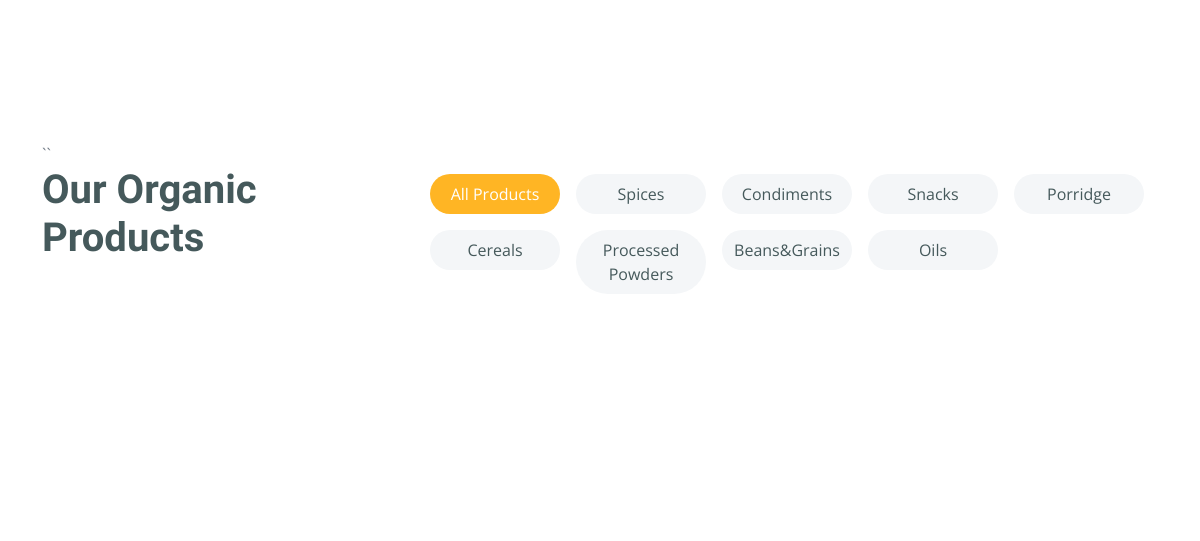
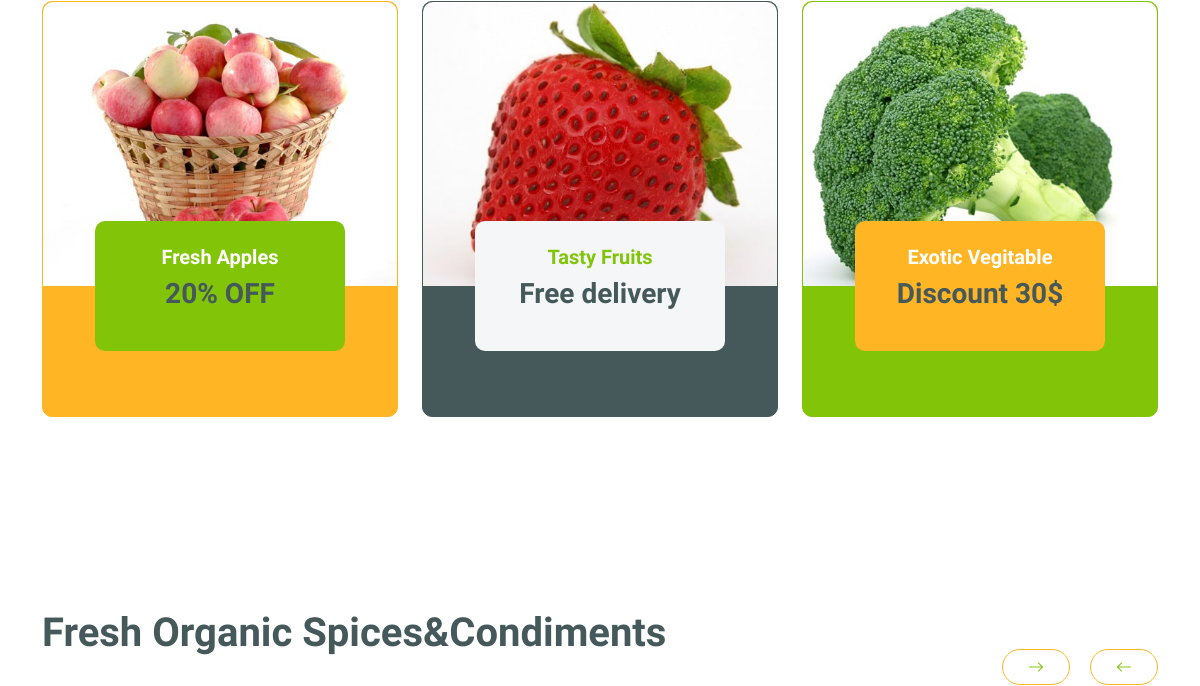
/ (middle part), run on an earlier commit of the app's database (2 pictures, top to bottom).
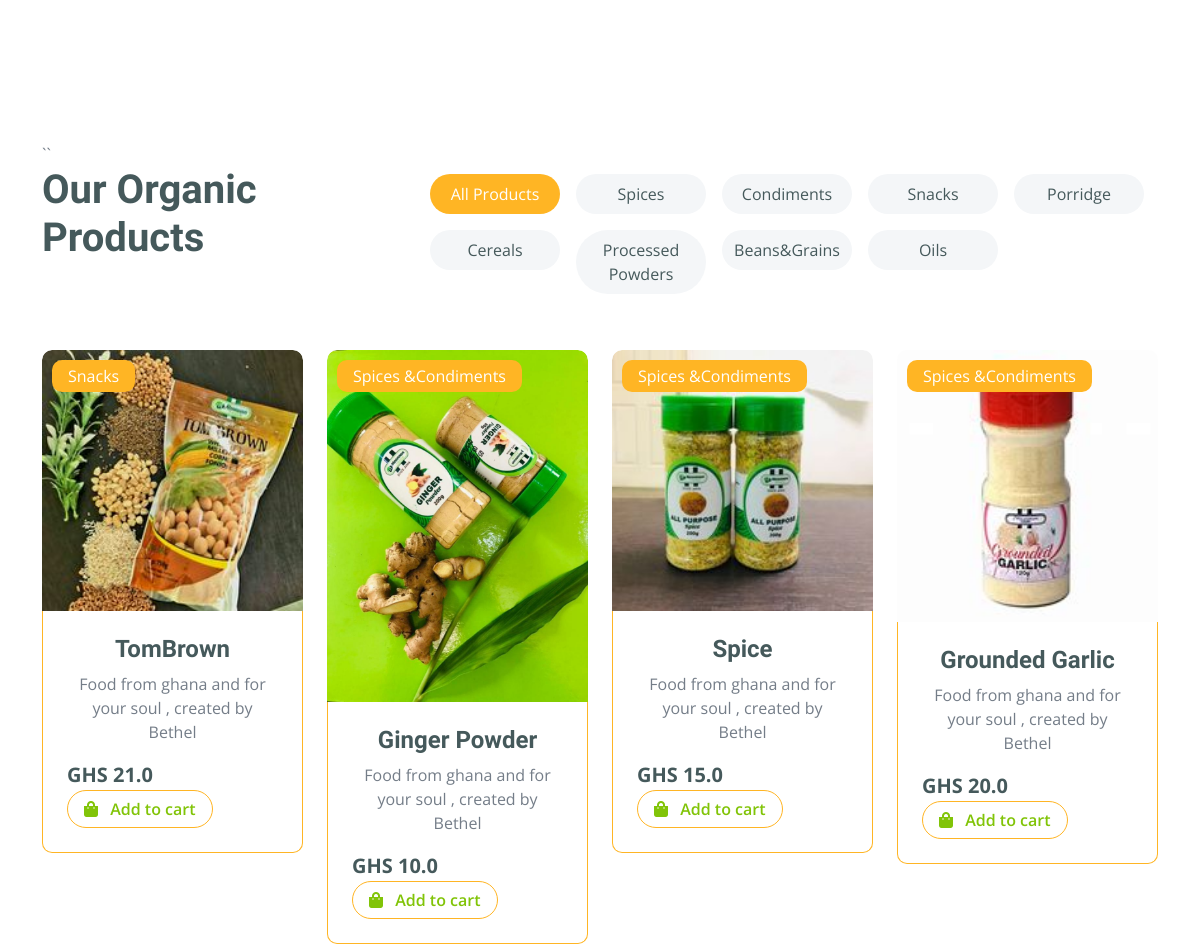
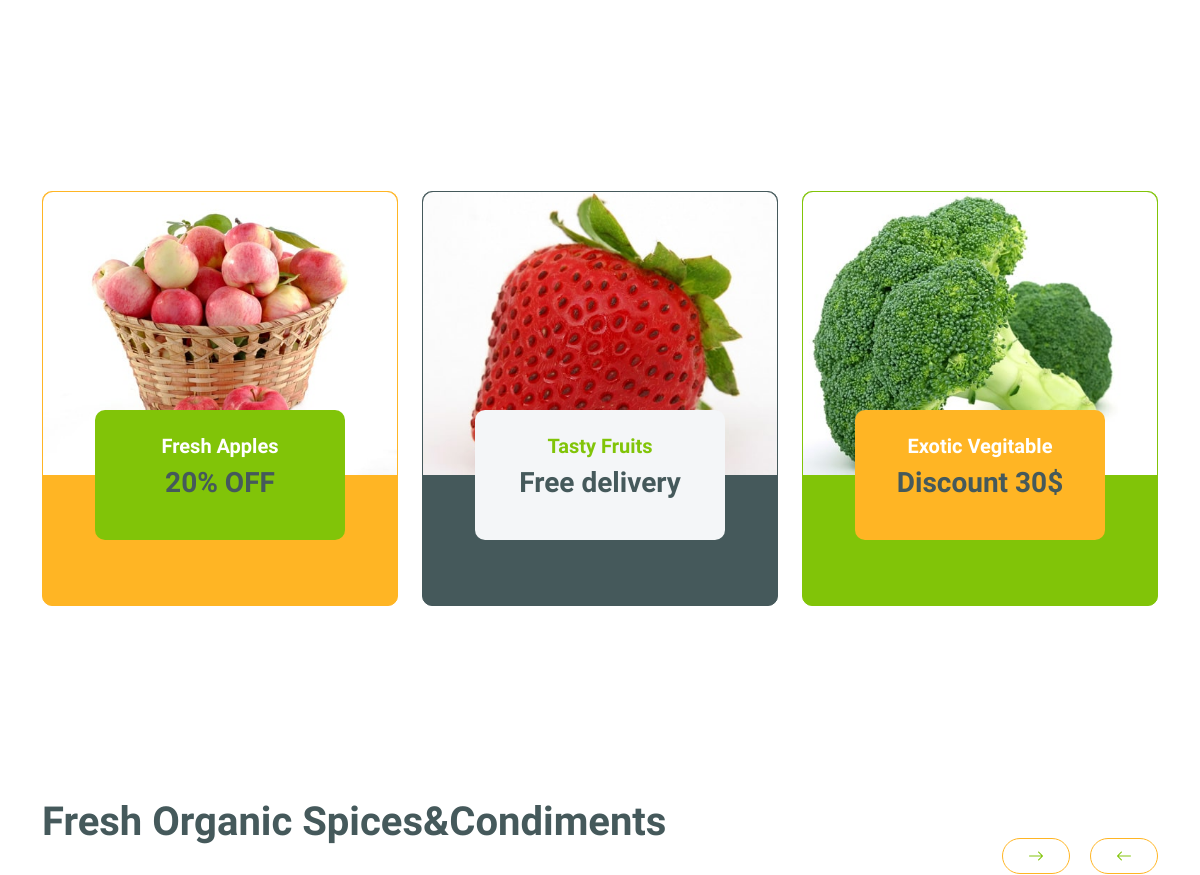
And on a later commit of the database (2 pictures, top to bottom).
### MeannanApps/models.py (models this page shows, shortened)
class HomeProducts(models.Model):
    product_name = models.CharField(max_length=50, blank=True, null=True)
    product_price = models.FloatField()
    category = models.ForeignKey(Category, on_delete=models.CASCADE)
    product_image = models.ImageField(upload_to="products/")
    description = models.TextField(blank=True, null=True)
    is_active = models.BooleanField(default=True)
    class Meta:
        verbose_name = "HomeProduct"
        verbose_name_plural = "HomeProducts"

class Category (models.Model):
    category_name = models.CharField(max_length=50)
    class Meta:
        verbose_name = "Category"
        verbose_name_plural = "Categories"
    def __str__(self) -> str:
        return self.category_name

### MeannanApps/views.py (the view)
# urls.py: path('', HomePage, name="homepage"),
def HomePage(request):
    products = HomeProducts.objects.filter(is_active=True)
    context = {
        'products': products,
    }
    template_page = 'index.html'
    return render(request, template_page, context)
    return render(request, template_page, context)

### MeannanApps/templates/index.html (shortened to what this page needs)
{% extends 'base.html'%}
{% load static%}
{% block content%}
        <div class="container-fluid featurs py-5">
        </div>
        <div class="container-fluid fruite py-5">
            <div class="container py-5">
``                <div class="tab-class text-center">
                    <div class="row g-4">
                        <div class="col-lg-4 text-start">
                            <h1>Our Organic Products</h1>
                        </div>
                        <div class="col-lg-8 text-end">
                            <ul class="nav nav-pills d-inline-flex text-center mb-5">
                                <li class="nav-item">
                                    <a class="d-flex m-2 py-2 bg-light rounded-pill active" data-bs-toggle="pill" href="#tab-1">
                                        <span class="text-dark" style="width: 130px;">All Products</span>
                                    </a>
                                </li>
                                <li class="nav-item">
                                    <a class="d-flex py-2 m-2 bg-light rounded-pill" data-bs-toggle="pill" href="#tab-2">
                                        <span class="text-dark" style="width: 130px;">Spices</span>
                                    </a>
                                </li>
                                <li class="nav-item">
                                    <a class="d-flex py-2 m-2 bg-light rounded-pill" data-bs-toggle="pill" href="#tab-2">
                                        <span class="text-dark" style="width: 130px;">Condiments</span>
                                    </a>
                                </li>
                                <li class="nav-item">
                                    <a class="d-flex m-2 py-2 bg-light rounded-pill" data-bs-toggle="pill" href="#tab-3">
                                        <span class="text-dark" style="width: 130px;">Snacks</span>
                                    </a>
                                </li>
                                <li class="nav-item">
                                    <a class="d-flex m-2 py-2 bg-light rounded-pill" data-bs-toggle="pill" href="#tab-4">
                                        <span class="text-dark" style="width: 130px;">Porridge</span>
                                    </a>
                                </li>
                                <li class="nav-item">
                                    <a class="d-flex py-2 m-2 bg-light rounded-pill" data-bs-toggle="pill" href="#tab-2">
                                        <span class="text-dark" style="width: 130px;">Cereals</span>
                                    </a>
                                </li>
                                <li class="nav-item">
                                    <a class="d-flex m-2 py-2 bg-light rounded-pill" data-bs-toggle="pill" href="#tab-5">
                                        <span class="text-dark" style="width: 130px;">Processed Powders</span>
                                    </a>
                                </li>
                                <li class="nav-item">
                                    <a class="d-flex m-2 py-2 bg-light rounded-pill" data-bs-toggle="pill" href="#tab-5">
                                        <span class="text-dark" style="width: 130px;">Beans&Grains</span>
                                    </a>
                                </li>
                                <li class="nav-item">
                                    <a class="d-flex m-2 py-2 bg-light rounded-pill" data-bs-toggle="pill" href="#tab-5">
                                        <span class="text-dark" style="width: 130px;">Oils</span>
                                    </a>
                                </li>
                            </ul>
                        </div>
                    </div>
                    <div class="tab-content">
                        <div id="tab-1" class="tab-pane fade show p-0 active">
                            <div class="row g-4">
                                <div class="col-lg-12">
                                    <div class="row g-4">
                                    {% for product in products%}
                                    <div class="col-md-6 col-lg-4 col-xl-3">
                                        <div class="rounded position-relative fruite-item">
                                            <div class="fruite-img">
                                                <img src="{{ product.product_image.url }}" class="img-fluid w-100 rounded-top" alt="">
                                            </div>
                                            <div class="text-white bg-secondary px-3 py-1 rounded position-absolute" style="top: 10px; left: 10px;">{{product.category}}</div>
                                            <div class="p-4 border border-secondary border-top-0 rounded-bottom">
                                                <h4>{{product.product_name}}</h4>
                                                <p>{{product.description}}</p>
                                                <div class="d-flex justify-content-between flex-lg-wrap">
                                                    <p class="text-dark fs-5 fw-bold mb-0">GHS {{product.product_price}}</p>
                                                    <a href="#" class="btn border border-secondary rounded-pill px-3 text-primary"><i class="fa fa-shopping-bag me-2 text-primary"></i> Add to cart</a>
                                                </div>
                                            </div>
                                        </div>
                                    </div>
                                    {% endfor %}
                                    </div>
                                </div>
                            </div>
                        </div>
                    </div>
                </div>
            </div>
        </div>
        <div class="container-fluid service py-5">
            <div class="container py-5">
                <div class="row g-4 justify-content-center">
                    <div class="col-md-6 col-lg-4">
                        <a href="#">
                            <div class="service-item bg-secondary rounded border border-secondary">
                                <img src="{% static 'assets/img/featur-1.jpg' %}" class="img-fluid rounded-top w-100" alt="">
                                <div class="px-4 rounded-bottom">
                                    <div class="service-content bg-primary text-center p-4 rounded">
                                        <h5 class="text-white">Fresh Apples</h5>
                                        <h3 class="mb-0">20% OFF</h3>
                                    </div>
                                </div>
                            </div>
                        </a>
                    </div>
                    <div class="col-md-6 col-lg-4">
                        <a href="#">
                            <div class="service-item bg-dark rounded border border-dark">
                                <img src="{% static 'assets/img/featur-2.jpg' %}" class="img-fluid rounded-top w-100" alt="">
                                <div class="px-4 rounded-bottom">
                                    <div class="service-content bg-light text-center p-4 rounded">
                                        <h5 class="text-primary">Tasty Fruits</h5>
                                        <h3 class="mb-0">Free delivery</h3>
                                    </div>
                                </div>
                            </div>
                        </a>
                    </div>
                    <div class="col-md-6 col-lg-4">
                        <a href="#">
                            <div class="service-item bg-primary rounded border border-primary">
                                <img src="{% static 'assets/img/featur-3.jpg' %}" class="img-fluid rounded-top w-100" alt="">
                                <div class="px-4 rounded-bottom">
                                    <div class="service-content bg-secondary text-center p-4 rounded">
                                        <h5 class="text-white">Exotic Vegitable</h5>
                                        <h3 class="mb-0">Discount 30$</h3>
                                    </div>
                                </div>
                            </div>
                        </a>
                    </div>
                </div>
            </div>
        </div>
        <div class="container-fluid vesitable py-5">
            <div class="container py-5">
                <h1 class="mb-0">Fresh Organic Spices&Condiments</h1>
                <div class="owl-carousel vegetable-carousel justify-content-center">
                </div>
            </div>
        </div>
       {%endblock content%}

### MeannanApps/templates/base.html (shortened to what this page needs)
{%load static%}
<!DOCTYPE html>
<html lang="en">
    <head>
        <link rel="stylesheet" href="https://use.fontawesome.com/releases/v5.15.4/css/all.css"/>
        <link href="https://cdn.jsdelivr.net/npm/bootstrap-icons@1.4.1/font/bootstrap-icons.css" rel="stylesheet">
        <link href="{% static 'assets/lib/lightbox/css/lightbox.min.css' %}" rel="stylesheet">
        <link href="{% static 'assets/lib/owlcarousel/assets/owl.carousel.min.css' %}" rel="stylesheet">
        <link href="{% static 'assets/css/bootstrap.min.css' %}" rel="stylesheet">
        <link href="{% static 'assets/css/style.css' %}" rel="stylesheet">
    </head>
    <body>
    {% block content%}
    {% endblock content%}
</body>
</html>

### MeannanApps/static/assets/css/style.css (style rules this page uses)
.btn { font-weight: 600; transition: .5s; }
.btn.border-secondary { transition: 0.5s; }
.service .service-item .service-content { position: relative; width: 250px; height: 130px; top: -50%; left: 50%; transform: translate(-50%, -50%); }
.fruite .tab-class .nav-item a.active { background: var(--bs-secondary) !important; }
.fruite .tab-class .nav-item a.active span { color: var(--bs-white) !important; }
.fruite .fruite-item { height: 100%; transition: 0.5s; }
.fruite .fruite-item .fruite-img { overflow: hidden; transition: 0.5s; border-radius: 10px 10px 0 0; }
.fruite .fruite-item .fruite-img img { transition: 0.5s; }

What changed in the data, as far as the page shows it:
added HomeProducts: product_image (picture), category "Snacks", product_name "TomBrown", description "Food from ghana and for your soul , created by Bethel", product_price "21.0"
added HomeProducts: product_image (picture), category "Spices &Condiments", product_name "Ginger Powder", description "Food from ghana and for your soul , created by Bethel", product_price "10.0"
added HomeProducts: product_image (picture), category "Spices &Condiments", product_name "Spice", description "Food from ghana and for your soul , created by Bethel", product_price "15.0"
added HomeProducts: product_image (picture), category "Spices &Condiments", product_name "Grounded Garlic", description "Food from ghana and for your soul , created by Bethel", product_price "20.0"
